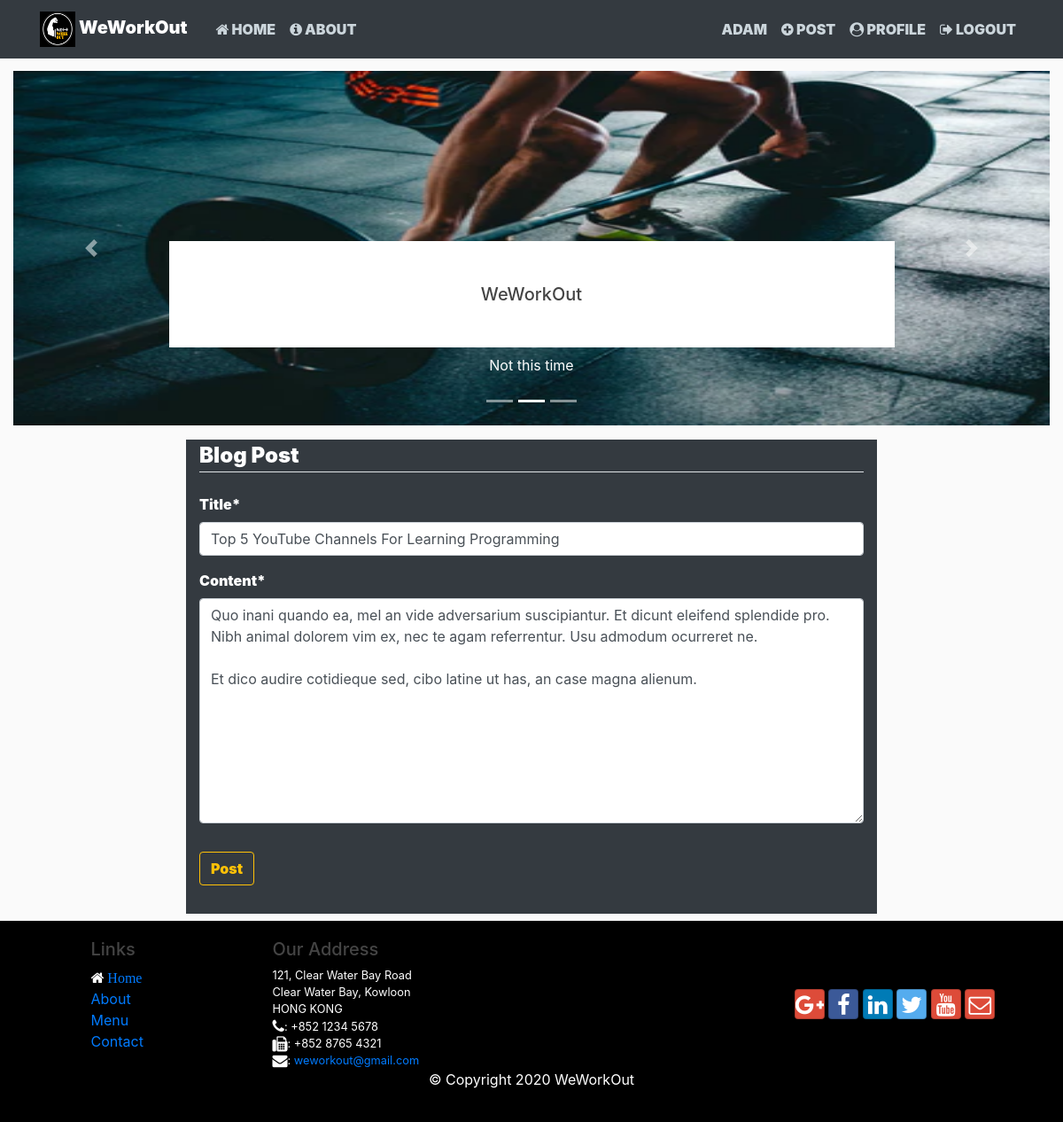
Screenshot of /post/27/update/ (signed in) with the database file from the repository.
### blog/models.py (models this page shows, shortened)
class Post(models.Model):
	author = models.ForeignKey(User, on_delete=models.CASCADE)
	title = models.CharField(max_length=100)
	content = RichTextField()
	date_posted = models.DateTimeField(default=timezone.now)
	last_edit = models.DateTimeField(auto_now=True)
	likes = models.IntegerField(default=0)
	dislikes = models.IntegerField(default=0)

### blog/views.py (the view, shortened to what this page needs)
# urls.py: path('post/<int:pk>/update/', PostUpdateView.as_view(), name='post-update'),
class PostUpdateView(LoginRequiredMixin, UserPassesTestMixin, UpdateView):
    model = Post
    fields = ['title', 'content']
    def test_func(self):
        post = self.get_object()
        if self.request.user == post.author:
            return True
        return False

### blog/templates/blog/post_form.html (shortened to what this page needs)
{% extends "blog/base.html" %}
{% load crispy_forms_tags %}
{% block content %}
    <div class="col-8  add_post container bg-dark text-white pb-3 mb-2"
    style="font-weight: 900;">
        <form method="POST">
            <fieldset class="form-group">
                <legend class="border-bottom mb-4"><b>Blog Post</b></legend>
                {{ form|crispy }}
            </fieldset>
            <div class="form-group">
                <button class="btn btn-outline-warning" type="submit" style="font-weight: 900;">
                    Post
                </button>
            </div>
        </form>
    </div>
{% endblock content %}

### blog/templates/blog/base.html (shortened to what this page needs)
{% load static %}
<!DOCTYPE html>
<html>
<head>
    <link rel="stylesheet" href="https://maxcdn.bootstrapcdn.com/bootstrap/4.0.0/css/bootstrap.min.css">
    <link rel="stylesheet" type="text/css" href="{% static 'blog/main.css' %}">
    <link rel="stylesheet" type="text/css"
    href="{% static 'blog/bootstrap-social/bootstrap-social.css' %}">
    <link rel="stylesheet"
    href="{% static 'blog/font-awesome/css/font-awesome.min.css' %}">
</head>
<body class="text-dark">
    <header class="site-header">
      <nav class="navbar navbar-expand-md navbar-dark bg-dark fixed-top"
        style="font-weight:900;">
        <div class="container">
          <a class="navbar-brand mr-4 " href="{% url 'blog-home' %}">
             <img class="d-inline-block " src="{% static 'blog/wwo_icon.png' %}" width="40" height="40"> WeWorkOut</a>
          <div class="collapse navbar-collapse" id="navbarToggle">
            <div class="navbar-nav mr-auto">
              <a class="nav-item nav-link " href="{% url 'blog-home' %}">
              <i class="fa fa-home"></i> {{"Home"|upper}}</a>
              <a class="nav-item nav-link" href="{% url 'blog-about' %}"><i class="fa fa-info-circle"></i> {{"About"|upper}}</a>
            </div>
            <div class="navbar-nav">
              {% if user.is_authenticated %}
               <a class="nav-item nav-link" href="#">{{user|upper}}</a>
              <a class="nav-item nav-link" href="{% url 'post-create' %}">
                <i class="fa fa-plus-circle"></i> {{"Post"|upper}}</a>
                <a class="nav-item nav-link" href="{% url 'profile' %}">
                  <i class="fa fa-user-circle"></i> {{"Profile"|upper}}</a>
                <a class="nav-item nav-link" href="{% url 'logout' %}"><i class="fa fa-sign-out"></i> {{"Logout"|upper}} </a>
              {% else %}
                <a class="nav-item nav-link" href="{% url 'login' %}">{{"Login"|upper}}</a>
                <a class="nav-item nav-link" href="{% url 'register' %}">{{"Register"|upper}}</a>
              {% endif %}
            </div>
          </div>
        </div>
      </nav>
    </header>
    <main role="main" class="container-fluid">
      <div class="row">
        <div class="col-md-12" style="margin-bottom:100p;">
          <div id="carouselExampleIndicators" class="carousel slide mb-3" data-ride="carousel">
          <ol class="carousel-indicators">
            <li data-target="#carouselExampleIndicators" data-slide-to="0" class="active"></li>
            <li data-target="#carouselExampleIndicators" data-slide-to="1"></li>
            <li data-target="#carouselExampleIndicators" data-slide-to="2"></li>
          </ol>
          <div class="carousel-inner">
            <div class="carousel-item">
                  <div class="carousel-caption d-none d-md-block">
                    <h5 class="bg-white p-5">WeWorkOut</h5>
                    <p>Not this time</p>
                  </div>
            </div>
          </div>
          <a class="carousel-control-prev" href="#carouselExampleIndicators" role="button" data-slide="prev">
            <span class="carousel-control-prev-icon" aria-hidden="true"></span>
          </a>
          <a class="carousel-control-next" href="#carouselExampleIndicators" role="button" data-slide="next">
            <span class="carousel-control-next-icon" aria-hidden="true"></span>
          </a>
        </div>
          <div class="row">
            <div class="col-md-12">
            {% block content %}{% endblock %}
            </div>
          </div>
        </div>
      </div>
    </main>
        <footer class="footer">
        <div >
            <div class="row">
                <div class="col-4 offset-1 col-sm-2">
                    <h5>Links</h5>
                    <ul class="list-unstyled ">
                        <li class="fa fa-home">
                          <a href="#">Home</a>
                        </li>
                        <li><a href="./aboutus.html">About</a></li>
                        <li><a href="#">Menu</a></li>
                        <li><a href="./contactus.html">Contact</a></li>
                    </ul>
                </div>
                <div class="col-7 col-sm-5 address">
                    <h5>Our Address</h5>
                    <address>
                  121, Clear Water Bay Road<br>
                  Clear Water Bay, Kowloon<br>
                  HONG KONG<br>
                  <i class="fa fa-phone fa-lg"></i>: +852 1234 5678<br>
                  <i class="fa fa-fax fa-lg"></i>: +852 8765 4321<br>
                  <i class="fa fa-envelope fa-lg"></i>: <a href="mailto:confusion@food.net">weworkout@gmail.com</a>
               </address>
                </div>
                <div class="col-12 col-sm-4 align-self-center">
                    <div class="text-center">
                        <a class="btn btn-social-icon btn-google" href="http://google.com/+"><i class="fa fa-google-plus fa-lg"></i></a>
                        <a class="btn btn-social-icon btn-facebook" href="http://www.facebook.com/profile.php?id="><i class="fa fa-facebook fa-lg"></i></a>
                        <a class="btn btn-social-icon btn-linkedin" href="http://www.linkedin.com/in/"><i class="fa fa-linkedin fa-lg"></i></a>
                        <a class="btn btn-social-icon btn-twitter" href="http://twitter.com/"><i class="fa fa-twitter fa-lg"></i></a>
                        <a class="btn btn-social-icon btn-google" href="http://youtube.com/"><i class="fa fa-youtube fa-lg"></i></a>
                        <a class="btn btn-social-icon btn-google" href="mailto:"><i class="fa fa-envelope-o fa-lg"></i></a>
                    </div>
                </div>
           </div>
           <div class="row justify-content-center">
                <div class="col-auto">
                    <p>© Copyright 2020 WeWorkOut</p>
                </div>
           </div>
        </div>
    </footer>
</body>
</html>

### blog/static/blog/main.css (style rules this page uses)
body { background: #fafafa; color: #333333; margin-top: 5rem; }
h1, h2, h3, h4, h5, h6 { color: #444444; }
ul { margin: 0; }
.site-header .navbar-nav .nav-link { color: #cbd5db; }
.footer { color: white; background-color: black; margin: 0px auto; padding: 20px 0px; }
address { font-size: 80%; margin: 0px; }
.add_post { font-weight: 900; color:white; }

### rows the page displays
Post: title "Top 5 YouTube Channels For Learning Programming", content "Quo inani quando ea, mel an vide adversarium suscipiantur. Et dicunt eleifend splendide pro. Nibh animal dolorem vim ex, nec te agam referrentur. Usu admodum ocurreret ne. Et dico audire cotidieque sed, cibo latine ut has, an case magna alienum."

### other values shown
{{ "Home"|upper }} "HOME"
{{ "About"|upper }} "ABOUT"
{{ user|upper }} "ADAM"
{{ "Post"|upper }} "POST"
{{ "Profile"|upper }} "PROFILE"
{{ "Logout"|upper }} "LOGOUT"
